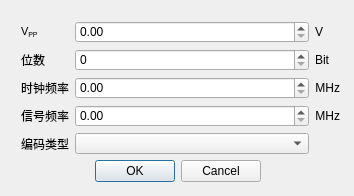
<?xml version="1.0" encoding="UTF-8"?>
<ui version="4.0">
 <class>QDynamicTestSettingsDialogClass</class>
 <widget class="QWidget" name="QDynamicTestSettingsDialogClass">
  <property name="geometry">
   <rect>
    <x>0</x>
    <y>0</y>
    <width>354</width>
    <height>196</height>
   </rect>
  </property>
  <property name="windowTitle">
   <string>动态测试参数设置</string>
  </property>
  <widget class="QWidget" name="layoutWidget">
   <property name="geometry">
    <rect>
     <x>10</x>
     <y>10</y>
     <width>341</width>
     <height>183</height>
    </rect>
   </property>
   <layout class="QGridLayout" name="gridLayout_2">
    <item row="0" column="0" colspan="2">
     <layout class="QGridLayout" name="gridLayout">
      <item row="0" column="0">
       <widget class="QLabel" name="label_16">
        <property name="sizePolicy">
         <sizepolicy hsizetype="Maximum" vsizetype="Preferred">
          <horstretch>0</horstretch>
          <verstretch>0</verstretch>
         </sizepolicy>
        </property>
        <property name="text">
         <string>&lt;!DOCTYPE HTML PUBLIC &quot;-//W3C//DTD HTML 4.0//EN&quot; &quot;http://www.w3.org/TR/REC-html40/strict.dtd&quot;&gt;
&lt;html&gt;&lt;head&gt;&lt;meta name=&quot;qrichtext&quot; content=&quot;1&quot; /&gt;&lt;style type=&quot;text/css&quot;&gt;
p, li { white-space: pre-wrap; }
&lt;/style&gt;&lt;/head&gt;&lt;body style=&quot; font-family:'MS Shell Dlg 2'; font-size:8.25pt; font-weight:400; font-style:normal;&quot;&gt;
&lt;p style=&quot; margin-top:0px; margin-bottom:0px; margin-left:0px; margin-right:0px; -qt-block-indent:0; text-indent:0px;&quot;&gt;&lt;span style=&quot; font-size:8pt;&quot;&gt;V&lt;/span&gt;&lt;span style=&quot; font-size:8pt; vertical-align:sub;&quot;&gt;PP&lt;/span&gt;&lt;/p&gt;&lt;/body&gt;&lt;/html&gt;</string>
        </property>
        <property name="textFormat">
         <enum>Qt::RichText</enum>
        </property>
       </widget>
      </item>
      <item row="0" column="1" colspan="2">
       <widget class="QDoubleSpinBox" name="doubleSpinBoxVpp">
        <property name="sizePolicy">
         <sizepolicy hsizetype="Preferred" vsizetype="Fixed">
          <horstretch>0</horstretch>
          <verstretch>0</verstretch>
         </sizepolicy>
        </property>
       </widget>
      </item>
      <item row="0" column="3">
       <widget class="QLabel" name="label_17">
        <property name="sizePolicy">
         <sizepolicy hsizetype="Maximum" vsizetype="Preferred">
          <horstretch>0</horstretch>
          <verstretch>0</verstretch>
         </sizepolicy>
        </property>
        <property name="text">
         <string>V</string>
        </property>
        <property name="alignment">
         <set>Qt::AlignRight|Qt::AlignTrailing|Qt::AlignVCenter</set>
        </property>
       </widget>
      </item>
      <item row="1" column="0">
       <widget class="QLabel" name="label_18">
        <property name="text">
         <string>位数</string>
        </property>
       </widget>
      </item>
      <item row="1" column="3">
       <widget class="QLabel" name="label_19">
        <property name="text">
         <string>Bit</string>
        </property>
        <property name="alignment">
         <set>Qt::AlignLeading|Qt::AlignLeft|Qt::AlignVCenter</set>
        </property>
       </widget>
      </item>
      <item row="2" column="0">
       <widget class="QLabel" name="label_20">
        <property name="text">
         <string>时钟频率</string>
        </property>
       </widget>
      </item>
      <item row="2" column="1" colspan="2">
       <widget class="QDoubleSpinBox" name="doubleSpinBoxClockFreq">
        <property name="sizePolicy">
         <sizepolicy hsizetype="Preferred" vsizetype="Fixed">
          <horstretch>0</horstretch>
          <verstretch>0</verstretch>
         </sizepolicy>
        </property>
       </widget>
      </item>
      <item row="2" column="3">
       <widget class="QLabel" name="label_21">
        <property name="text">
         <string>MHz</string>
        </property>
        <property name="alignment">
         <set>Qt::AlignRight|Qt::AlignTrailing|Qt::AlignVCenter</set>
        </property>
       </widget>
      </item>
      <item row="3" column="0">
       <widget class="QLabel" name="label_22">
        <property name="text">
         <string>信号频率</string>
        </property>
       </widget>
      </item>
      <item row="3" column="1" colspan="2">
       <widget class="QDoubleSpinBox" name="doubleSpinBoxSignalFreq">
        <property name="sizePolicy">
         <sizepolicy hsizetype="Preferred" vsizetype="Fixed">
          <horstretch>0</horstretch>
          <verstretch>0</verstretch>
         </sizepolicy>
        </property>
       </widget>
      </item>
      <item row="3" column="3">
       <widget class="QLabel" name="label_24">
        <property name="text">
         <string>MHz</string>
        </property>
        <property name="alignment">
         <set>Qt::AlignRight|Qt::AlignTrailing|Qt::AlignVCenter</set>
        </property>
       </widget>
      </item>
      <item row="4" column="0">
       <widget class="QLabel" name="label_23">
        <property name="text">
         <string>编码类型</string>
        </property>
       </widget>
      </item>
      <item row="4" column="1" colspan="2">
       <widget class="QComboBox" name="comboBoxCodeType">
        <property name="sizePolicy">
         <sizepolicy hsizetype="Preferred" vsizetype="Fixed">
          <horstretch>0</horstretch>
          <verstretch>0</verstretch>
         </sizepolicy>
        </property>
       </widget>
      </item>
      <item row="1" column="1" colspan="2">
       <widget class="QSpinBox" name="spinBoxBitCount">
        <property name="sizePolicy">
         <sizepolicy hsizetype="Preferred" vsizetype="Fixed">
          <horstretch>0</horstretch>
          <verstretch>0</verstretch>
         </sizepolicy>
        </property>
       </widget>
      </item>
     </layout>
    </item>
    <item row="1" column="0">
     <widget class="QDialogButtonBox" name="buttonBox">
      <property name="standardButtons">
       <set>QDialogButtonBox::Cancel|QDialogButtonBox::Ok</set>
      </property>
      <property name="centerButtons">
       <bool>true</bool>
      </property>
     </widget>
    </item>
   </layout>
  </widget>
 </widget>
 <layoutdefault spacing="6" margin="11"/>
 <resources/>
 <connections>
  <connection>
   <sender>buttonBox</sender>
   <signal>accepted()</signal>
   <receiver>QDynamicTestSettingsDialogClass</receiver>
   <slot>accept()</slot>
   <hints>
    <hint type="sourcelabel">
     <x>177</x>
     <y>180</y>
    </hint>
    <hint type="destinationlabel">
     <x>176</x>
     <y>97</y>
    </hint>
   </hints>
  </connection>
  <connection>
   <sender>buttonBox</sender>
   <signal>rejected()</signal>
   <receiver>QDynamicTestSettingsDialogClass</receiver>
   <slot>reject()</slot>
   <hints>
    <hint type="sourcelabel">
     <x>177</x>
     <y>180</y>
    </hint>
    <hint type="destinationlabel">
     <x>176</x>
     <y>97</y>
    </hint>
   </hints>
  </connection>
 </connections>
</ui>
